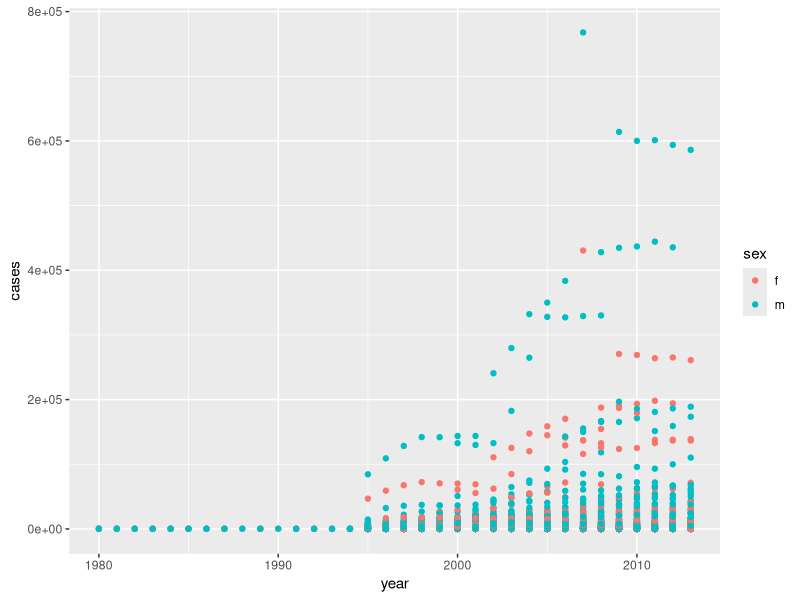

Recreate this plot in R.
## ---- chunk 1
# load in required package
library(tidyverse)
## ---- chunk 2
# import the dataset

who <- who %>% gather(code, value, new_sp_m014:newrel_f65, na.rm = TRUE) %>% 
  mutate(code = stringr::str_replace(code, "newrel", "new_rel")) %>%
  separate(code, c("new", "var", "sexage"))

# check to see if `iso2` and `iso3` are redundant
who.2 <- who %>% select(country, iso2,iso3) %>% distinct()
length(unique(who.2$country))
length(unique(who.2$iso2))
length(unique(who.2$iso3))
## ---- chunk 3
who <- who %>% select(-iso2,-iso3,-new) %>% separate(sexage,c('sex','age'),sep=1)

who %>% group_by(country,year,sex) %>% summarize(cases=sum(value)) %>% ggplot(aes(x=year,y=cases,group=country,colour=sex)) + geom_point()
